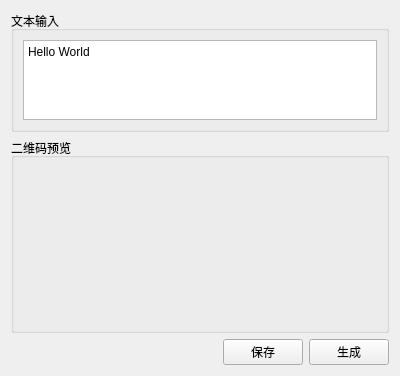
<?xml version="1.0" encoding="UTF-8"?>
<ui version="4.0">
 <class>SAKQRCodeCreator</class>
 <widget class="QWidget" name="SAKQRCodeCreator">
  <property name="geometry">
   <rect>
    <x>0</x>
    <y>0</y>
    <width>400</width>
    <height>376</height>
   </rect>
  </property>
  <property name="windowTitle">
   <string>二维码生成工具</string>
  </property>
  <layout class="QGridLayout" name="gridLayout_3">
   <item row="2" column="1">
    <widget class="QPushButton" name="savePushButton">
     <property name="text">
      <string>保存</string>
     </property>
    </widget>
   </item>
   <item row="2" column="2">
    <widget class="QPushButton" name="createPushButton">
     <property name="text">
      <string>生成</string>
     </property>
    </widget>
   </item>
   <item row="2" column="0">
    <spacer name="horizontalSpacer">
     <property name="orientation">
      <enum>Qt::Horizontal</enum>
     </property>
     <property name="sizeHint" stdset="0">
      <size>
       <width>40</width>
       <height>20</height>
      </size>
     </property>
    </spacer>
   </item>
   <item row="1" column="0" colspan="3">
    <widget class="QGroupBox" name="groupBox_2">
     <property name="title">
      <string>二维码预览</string>
     </property>
     <layout class="QGridLayout" name="gridLayout_2">
      <item row="0" column="0">
       <widget class="QWidget" name="qrCodeWidget" native="true">
        <property name="sizePolicy">
         <sizepolicy hsizetype="Preferred" vsizetype="Expanding">
          <horstretch>0</horstretch>
          <verstretch>0</verstretch>
         </sizepolicy>
        </property>
       </widget>
      </item>
     </layout>
    </widget>
   </item>
   <item row="0" column="0" colspan="3">
    <widget class="QGroupBox" name="groupBox">
     <property name="title">
      <string>文本输入</string>
     </property>
     <layout class="QGridLayout" name="gridLayout">
      <item row="0" column="0">
       <widget class="QPlainTextEdit" name="plainTextEdit">
        <property name="sizePolicy">
         <sizepolicy hsizetype="Expanding" vsizetype="Preferred">
          <horstretch>0</horstretch>
          <verstretch>0</verstretch>
         </sizepolicy>
        </property>
        <property name="maximumSize">
         <size>
          <width>16777215</width>
          <height>80</height>
         </size>
        </property>
        <property name="plainText">
         <string>Hello World</string>
        </property>
       </widget>
      </item>
     </layout>
    </widget>
   </item>
  </layout>
 </widget>
 <resources/>
 <connections/>
</ui>
